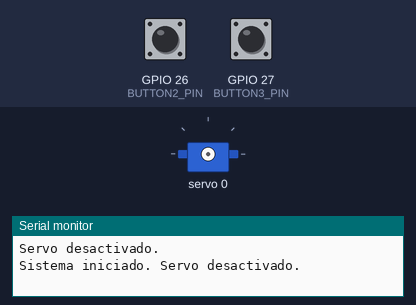
Simulated run of this sketch. Board: ESP32. Parts: servo, the last lines printed to the serial monitor. The test bench sets the inputs (shaded band); at power-on: GPIO 26 (BUTTON2_PIN) HIGH, GPIO 27 (BUTTON3_PIN) HIGH.

Above: at 1.2 s.
1.3 s: GPIO 26 (BUTTON2_PIN) pulled LOW for 0.15 s
At 3.3 s:
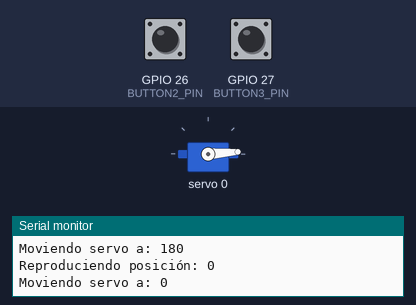
At 4.0 s:
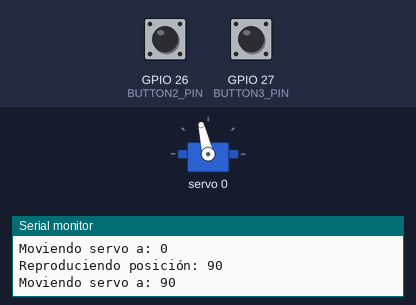
4.4 s: GPIO 27 (BUTTON3_PIN) pulled LOW for 1 s
6.9 s: GPIO 26 (BUTTON2_PIN) pulled LOW for 1 s
Timing chart, 0 to 9.9 s (numbered marks = the images above; inputs shaded):
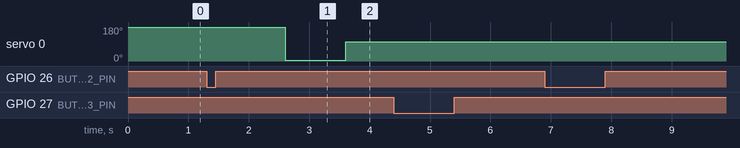

Measured:
- after the input at 1.3 s, servo 0: 180° → 4° after 1.3 s, → 103° 1.0 s later

The sketch:

PRUEBA_DE_SECUENCIAS_YO_COLOCANDO_ROTACION.ino
```cpp
#include <Wire.h>
#include <Adafruit_PWMServoDriver.h>

Adafruit_PWMServoDriver pwm = Adafruit_PWMServoDriver();
#define SERVOMIN 120 // Valor mínimo corregido
#define SERVOMAX 540 // Valor máximo corregido
#define SERVONUM 0   // Canal del PCA9685 donde está conectado el servo

// Pines
#define BUTTON2_PIN 26  // Botón para iniciar secuencia
#define BUTTON3_PIN 27  // Botón para borrar posiciones
#define SDA_PIN 21      // Pin SDA del I2C
#define SCL_PIN 22      // Pin SCL del I2C

// Variables
int positions[3] = {180, 0, 90}; // Ángulos definidos en el código
int positionIndex = 3;           // Número de posiciones guardadas
bool playSequence = false;       // Bandera para iniciar secuencia

void setup() {
  Serial.begin(115200);
  Wire.begin(SDA_PIN, SCL_PIN); // Configurar pines I2C
  pwm.begin();
  pwm.setPWMFreq(50); // Frecuencia para servos

  pinMode(BUTTON2_PIN, INPUT_PULLUP);
  pinMode(BUTTON3_PIN, INPUT_PULLUP);

  desactivarServo(); // Asegurar que el servo esté desactivado al inicio

  Serial.println("Sistema iniciado. Servo desactivado.");
}

void loop() {
  // Leer botón para iniciar secuencia
  if (digitalRead(BUTTON2_PIN) == LOW) {
    iniciarSecuencia();
    delay(300);
  }

  // Leer botón para borrar posiciones
  if (digitalRead(BUTTON3_PIN) == LOW) {
    borrarPosiciones();
    delay(300);
  }

  // Ejecutar la secuencia si está activada
  if (playSequence) {
    reproducirSecuencia();
    playSequence = false;
  }
}

// Función para mover el servo a un ángulo específico
void moverServo(int angle) {
  int pulseLength = map(angle, 0, 180, SERVOMIN, SERVOMAX);
  pwm.setPWM(SERVONUM, 0, pulseLength);
  Serial.print("Moviendo servo a: ");
  Serial.println(angle);
}

// Función para desactivar el PWM del servo
void desactivarServo() {
  pwm.setPWM(SERVONUM, 0, 0); // Apagar el canal del servo
  Serial.println("Servo desactivado.");
}

// Función para iniciar la secuencia de posiciones
void iniciarSecuencia() {
  if (positionIndex > 0) {
    Serial.println("Iniciando secuencia...");
    playSequence = true;
  } else {
    Serial.println("No hay posiciones guardadas.");
  }
}

// Función para reproducir las posiciones guardadas
void reproducirSecuencia() {
  for (int i = 0; i < positionIndex; i++) {
    Serial.print("Reproduciendo posición: ");
    Serial.println(positions[i]); // Verificar posición guardada
    moverServo(positions[i]);
    delay(1000); // Pausa de 1 segundo entre movimientos
  }
  desactivarServo(); // Apagar el servo al finalizar la secuencia
}

// Función para borrar posiciones guardadas
void borrarPosiciones() {
  for (int i = 0; i < 3; i++) {
    positions[i] = 0;
  }
  positionIndex = 0;
  Serial.println("Memoria borrada. Configura nuevas posiciones en el código.");
}
```
